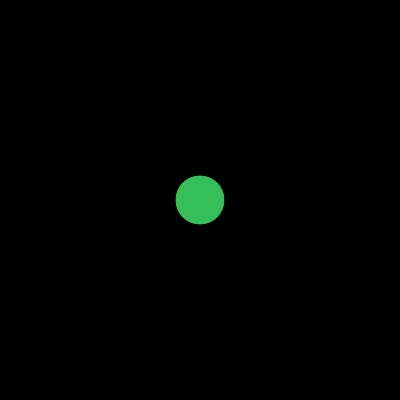
Frame 1 (no input)
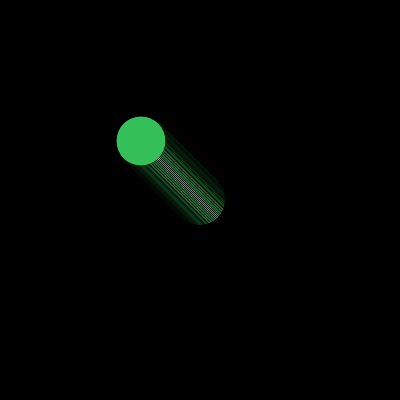
Frame 60 (no input)
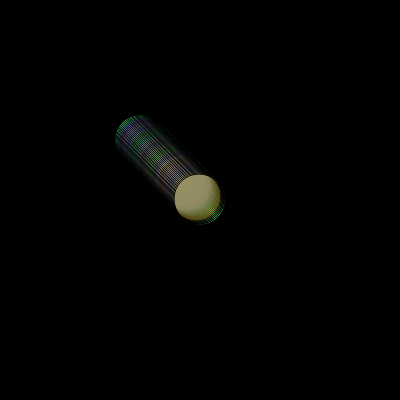
Frame 120 (the mouse pressed at the canvas centre since frame 60)

The p5.js sketch that drew these frames (run headless with seeded random() and noise() and a simulated clock; from frame 60 on, the mouse is pressed at the canvas centre):

// p5.js sketch
// ── sketch.js
let cor;
let posicaoHorizontal; // x
let posicaoVertical; // y
 
function setup() {
  random(0, 255)
  createCanvas(400, 400);
 background ("black")
  cor = color(random(0,255), random(0, 255), random(0,255))
  posicaoHorizontal=200
posicaoVertical=200
}

function draw() {
  
   fill(cor)
  circle(posicaoHorizontal, posicaoVertical, 50)
  
  if(mouseX > posicaoHorizontal) {
    posicaoHorizontal = posicaoHorizontal +1
  }
  if(mouseX < posicaoHorizontal) {
    posicaoHorizontal = posicaoHorizontal -1
  }
  if(mouseY < posicaoVertical) {
    posicaoVertical = posicaoVertical -1
  }
  if(mouseY > posicaoVertical) {
    posicaoVertical = posicaoVertical +1
  }
  if(mouseIsPressed) {
    cor = color(random(0,255), random(0, 255), random(0,255), random(0,100))
  }
}
